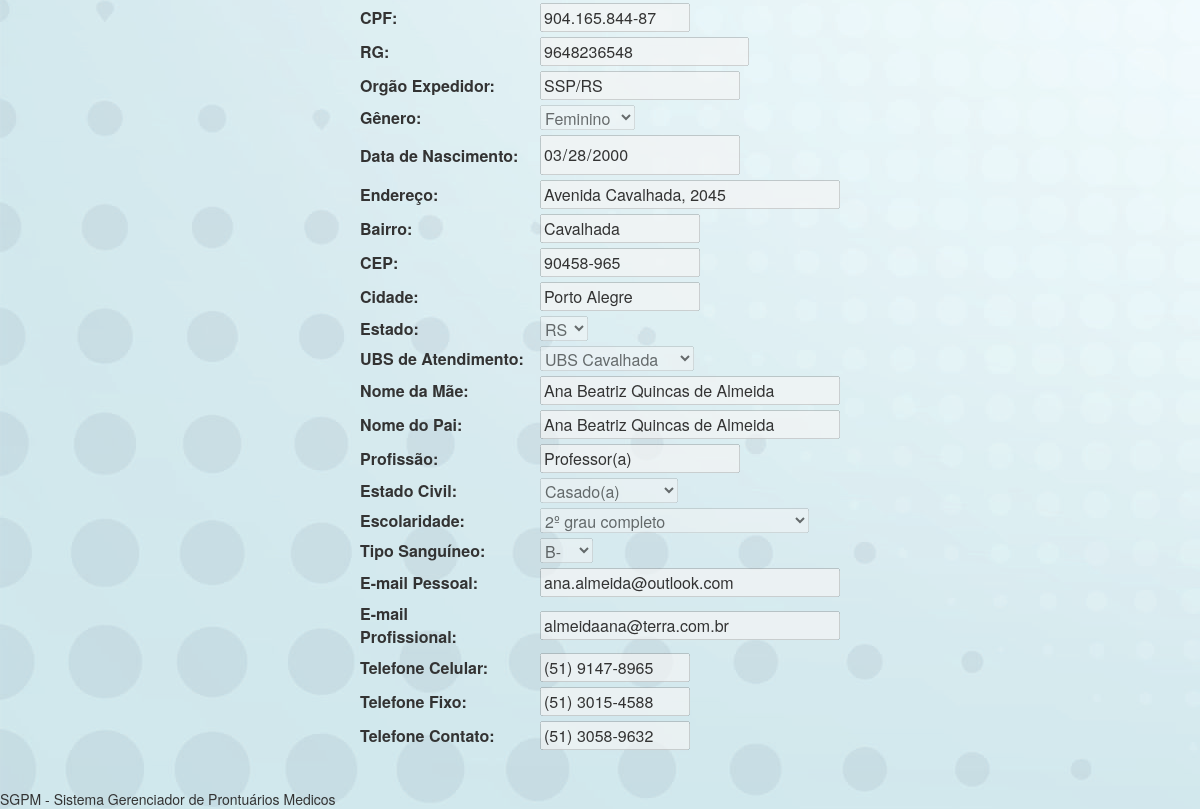
Page /formPaciente.php?id=121&detalhes=1 (signed in, lower part) on the earlier database version.
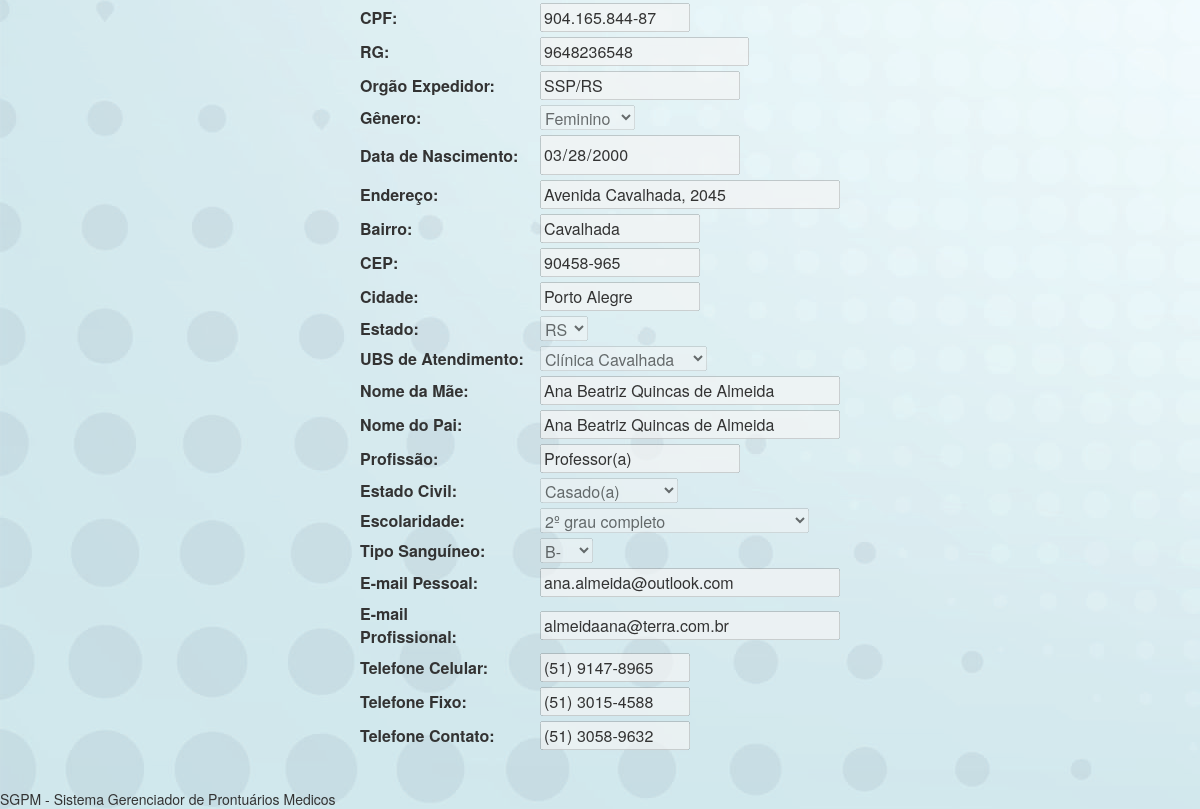
Same page on the later database version.
### tables this page shows
CREATE TABLE IF NOT EXISTS `paciente` (
  `id_paciente` int(4) NOT NULL AUTO_INCREMENT,
  `nome_paciente` varchar(50) NOT NULL,
  `cpf` varchar(14) NOT NULL,
  `rg` varchar(50) NOT NULL,
  `org_exp` varchar(30) NOT NULL,
  `data_nasc` date NOT NULL,
  `endereco` varchar(50) NOT NULL,
  `bairro` varchar(30) NOT NULL,
  `cep` varchar(50) NOT NULL,
  `cidade` varchar(30) NOT NULL,
  `nome_mae` varchar(50) NOT NULL,
  `nome_pai` varchar(50) NOT NULL,
  `profissao` varchar(30) NOT NULL,
  `email_pessoal` varchar(50) NOT NULL,
  `email_prof` varchar(50) NOT NULL,
  `tel_cel` varchar(30) NOT NULL,
  `tel_fixo` varchar(30) NOT NULL,
  `tel_contato` varchar(30) NOT NULL,
  `id_genero` int(15) NOT NULL,
  `id_estado` int(15) NOT NULL,
  `id_ubs` int(15) NOT NULL,
  `id_estado_civil` int(15) NOT NULL,
  `id_escolaridade` int(15) NOT NULL,
  `id_tipo_sanguineo` int(15) NOT NULL,
  PRIMARY KEY (`id_paciente`),
  UNIQUE KEY `cpf` (`cpf`),
  UNIQUE KEY `rg` (`rg`),
  KEY `id_paciente` (`id_paciente`),
  KEY `id_tipo_sanguineo` (`id_tipo_sanguineo`),
  KEY `id_genero` (`id_genero`),
  KEY `id_estado` (`id_estado`),
  KEY `id_ubs` (`id_ubs`),
  KEY `id_estado_civil` (`id_estado_civil`),
  KEY `id_escolaridade` (`id_escolaridade`)
);

CREATE TABLE IF NOT EXISTS `ubs` (
  `id_ubs` int(5) NOT NULL AUTO_INCREMENT,
  `ubs_atendimento` varchar(50) NOT NULL,
  `endereco` varchar(50) DEFAULT NULL,
  `telefone` int(10) DEFAULT NULL,
  `data_insercao` date DEFAULT NULL,
  `data_alteracao` date DEFAULT NULL,
  `data_desativacao` date DEFAULT NULL,
  PRIMARY KEY (`id_ubs`),
  UNIQUE KEY `id_ubs` (`id_ubs`)
);

CREATE TABLE IF NOT EXISTS `genero` (
  `id_genero` int(15) NOT NULL AUTO_INCREMENT,
  `nome_genero` varchar(10) NOT NULL,
  PRIMARY KEY (`id_genero`)
);

CREATE TABLE IF NOT EXISTS `estado` (
  `id_estado` int(15) NOT NULL AUTO_INCREMENT,
  `sigla_estado` varchar(50) NOT NULL DEFAULT '0',
  `estado` varchar(50) DEFAULT NULL,
  KEY `id_estado` (`id_estado`)
);

CREATE TABLE IF NOT EXISTS `estado_civil` (
  `id_estado_civil` int(15) NOT NULL AUTO_INCREMENT,
  `estado_civil` varchar(50) NOT NULL,
  KEY `id_estado_civil` (`id_estado_civil`)
);

CREATE TABLE IF NOT EXISTS `escolaridade` (
  `id_escolaridade` int(11) NOT NULL AUTO_INCREMENT,
  `escolaridade` varchar(50) DEFAULT '0',
  KEY `id_escolaridade` (`id_escolaridade`)
);

CREATE TABLE IF NOT EXISTS `tipo_sanguineo` (
  `id_tipo_sanguineo` int(15) NOT NULL AUTO_INCREMENT,
  `tipo_sanguineo` varchar(50) DEFAULT NULL,
  KEY `id_tipo_sanguineo` (`id_tipo_sanguineo`)
);

### formPaciente.php (the view, shortened to what the changed rows need)
<?php include ('includes/cabecalho.php')?>
<?php include ('includes/menuBack.php')?>
<?php
if (isset ( $_GET ['id'] )) {
	$con = mysqli_connect ( "localhost", "root", "", "sgpm" );
	mysqli_set_charset ( $con, "utf8" );
	$query = mysqli_query ( $con, "SELECT * FROM paciente WHERE id_paciente = {$_GET['id']} " );
	$dadosPaciente = mysqli_fetch_array ( $query );
}
$con = mysqli_connect ( "localhost", "root", "", "sgpm" );
mysqli_set_charset ( $con, "utf8" );
$queryGenero = mysqli_query ( $con, "SELECT * FROM genero" );
$queryUBS = mysqli_query ( $con, "SELECT * FROM ubs" );
$queryEstadoCivil = mysqli_query ( $con, "SELECT * FROM estado_civil" );
$queryEscolaridade = mysqli_query ( $con, "SELECT * FROM escolaridade" );
$queryTipoSanguineo = mysqli_query ( $con, "SELECT * FROM tipo_sanguineo" );
$queryEstado = mysqli_query ( $con, "select * from estado order by sigla_estado asc" );
?>
<div class="divTudoFormPaciente">
	<center>
		<div id="formAlteraPaciente">
			<div class="content-dataTable" style="width: 40%; margin: 0 auto">
				<form method="POST">
					<table width="100%">
						<tr>
							<td><input style="width: 150px; margin-bottom: 5px;" type="text"
								name="cpf" class="cpf" id="cpf" maxlength="11"
								value="<?php
								if (isset ( $dadosPaciente ['cpf'] )) {
									echo $dadosPaciente ['cpf'];
								}
								?>" /></td>
						</tr>
						<tr>
							<td><input style="margin-bottom: 5px;" ; type="text" name="rg"
								id="rg" maxlength="10"
								value="<?php
								if (isset ( $dadosPaciente ['rg'] )) {
									echo $dadosPaciente ['rg'];
								}
								?>" /></td>
						</tr>
						<tr>
							<td><input style="width: 200px; margin-bottom: 5px;" type="text"
								name="org_exp" id="org_exp" maxlength="30"
								value="<?php
								if (isset ( $dadosPaciente ['org_exp'] )) {
									echo $dadosPaciente ['org_exp'];
								}
								?>" /></td>
						</tr>
						<tr>
							<td><select name="id_genero" id="id_genero"
								style="margin-bottom: 5px;">
										<?php while ($linhaGenero = mysqli_fetch_array($queryGenero)): ?>
									<option
										<?php if (isset($dadosPaciente['id_genero']) && $dadosPaciente['id_genero'] == $linhaGenero['id_genero']) : ?>
										selected <?php endif; ?>
										value="<?php echo $linhaGenero['id_genero']; ?>"><?php echo $linhaGenero['nome_genero']; ?></option>
                                                            <?php endwhile; ?></select></td>
						</tr>
						<tr>
							<td><input style="width: 200px; margin-bottom: 5px;" type="date"
								name="data_nasc" id="data_nasc" maxlength="10"
								value="<?php
								if (isset ( $dadosPaciente ['data_nasc'] )) {
									echo $dadosPaciente ['data_nasc'];
								}
								?>" /></td>
						</tr>
						<tr>
							<td><input style="width: 300px; margin-bottom: 5px;" type="text"
								name="endereco" id="endereco" maxlength="100"
								value="<?php
								if (isset ( $dadosPaciente ['endereco'] )) {
									echo $dadosPaciente ['endereco'];
								}
								?>" /></td>
						</tr>
						<tr>
							<td><input style="width: 160px; margin-bottom: 5px;" type="text"
								name="bairro" id="bairro" maxlength="30"
								value="<?php
								if (isset ( $dadosPaciente ['bairro'] )) {
									echo $dadosPaciente ['bairro'];
								}
								?>" /></td>
						</tr>
						<tr>
							<td><input style="width: 160px; margin-bottom: 5px;" type="text"
								name="cep" class="cep" id="cep" maxlength="9"
								value="<?php
								if (isset ( $dadosPaciente ['cep'] )) {
									echo $dadosPaciente ['cep'];
								}
								?>" /></td>
						</tr>
						<tr>
							<td><input style="width: 160px; margin-bottom: 5px;" type="text"
								name="cidade" id="cidade" maxlength="30"
								value="<?php
								if (isset ( $dadosPaciente ['cidade'] )) {
									echo $dadosPaciente ['cidade'];
								}
								?>" /></td>
						</tr>
						<tr>
							<td><select name="id_estado" id="id_estado"
								style="margin-bottom: 5px;">
                                                            <?php while ($linhaEstado = mysqli_fetch_array($queryEstado)): ?>
                                                                <option
										<?php if (isset($dadosPaciente['id_estado']) && $dadosPaciente['id_estado'] == $linhaEstado['id_estado']) : ?>
										selected <?php endif; ?>
										value="<?php echo $linhaEstado['id_estado']; ?>"><?php echo $linhaEstado['sigla_estado']; ?></option>
                                                            <?php endwhile; ?></select></td>
						</tr>
						<tr>
							<td><select name="id_ubs" id="id_ubs" style="margin-bottom: 5px;">
                                                            <?php while ($linhaUBS = mysqli_fetch_array($queryUBS)): ?>
                                                                <option
										<?php if (isset($dadosPaciente['id_ubs']) && $dadosPaciente['id_ubs'] == $linhaUBS['id_ubs']) : ?>
										selected <?php endif; ?>
										value="<?php echo $linhaUBS['id_ubs']; ?>"><?php echo $linhaUBS['ubs_atendimento']; ?></option>
                                                            <?php endwhile; ?></select></td>
						</tr>
						<tr>
							<td><input style="width: 300px; margin-bottom: 5px;" type="text"
								name="nome_mae" id="nome_mae" maxlength="50"
								value="<?php
								if (isset ( $dadosPaciente ['nome_mae'] )) {
									echo $dadosPaciente ['nome_mae'];
								}
								?>" /></td>
						</tr>
						<tr>
							<td><input style="width: 300px; margin-bottom: 5px;" type="text"
								name="nome_pai" id="nome_pai" maxlength="50"
								value="<?php
								if (isset ( $dadosPaciente ['nome_pai'] )) {
									echo $dadosPaciente ['nome_pai'];
								}
								?>" /></td>
						</tr>
						<tr>
							<td><input style="width: 200px; margin-bottom: 5px;" type="text"
								name="profissao" id="profissao" maxlength="50"
								value="<?php
								if (isset ( $dadosPaciente ['profissao'] )) {
									echo $dadosPaciente ['profissao'];
								}
								?>" /></td>
						</tr>
						<tr>
							<td><select name="id_estado_civil" id="id_estado_civil"
								style="margin-bottom: 5px;">
                                                            <?php while ($linhaEstadoCivil = mysqli_fetch_array($queryEstadoCivil)): ?>
                                                                <option
										<?php if (isset($dadosPaciente['id_estado_civil']) && $dadosPaciente['id_estado_civil'] == $linhaEstadoCivil['id_estado_civil']) : ?>
										selected <?php endif; ?>
										value="<?php echo $linhaEstadoCivil['id_estado_civil']; ?>"><?php echo $linhaEstadoCivil['estado_civil']; ?></option>
                                                            <?php endwhile; ?></select></td>
						</tr>
						<tr>
							<td><select name="id_escolaridade" id="id_escolaridade"
								style="margin-bottom: 5px;">
                                                            <?php while ($linhaEscolaridade = mysqli_fetch_array($queryEscolaridade)): ?>
                                                                <option
										<?php if (isset($dadosPaciente['id_escolaridade']) && $dadosPaciente['id_escolaridade'] == $linhaEscolaridade['id_escolaridade']) : ?>
										selected <?php endif; ?>
										value="<?php echo $linhaEscolaridade['id_escolaridade']; ?>"><?php echo $linhaEscolaridade['escolaridade']; ?></option>
                                                            <?php endwhile; ?></select></td>
						</tr>
						<tr>
							<td><select name="id_tipo_sanguineo" id="id_tipo_sanguineo"
								style="margin-bottom: 5px;">
                                                            <?php while ($linhaTipoSanguineo = mysqli_fetch_array($queryTipoSanguineo)): ?>
                                                                <option
										<?php if (isset($dadosPaciente['id_tipo_sanguineo']) && $dadosPaciente['id_tipo_sanguineo'] == $linhaTipoSanguineo['id_tipo_sanguineo']) : ?>
										selected <?php endif; ?>
										value="<?php echo $linhaTipoSanguineo['id_tipo_sanguineo']; ?>"><?php echo $linhaTipoSanguineo['tipo_sanguineo']; ?></option>
                                                            <?php endwhile; ?></select></td>
						</tr>
						<tr>
							<td><input style="width: 300px; margin-bottom: 5px;" type="text"
								name="email_pessoal" id="email_pessoal" maxlength="50"
								value="<?php
								if (isset ( $dadosPaciente ['email_pessoal'] )) {
									echo $dadosPaciente ['email_pessoal'];
								}
								?>" /></td>
						</tr>
						<tr>
							<td><input style="width: 300px; margin-bottom: 5px;" type="text"
								name="email_prof" id="email_pessoal" maxlength="50"
								value="<?php
								if (isset ( $dadosPaciente ['email_prof'] )) {
									echo $dadosPaciente ['email_prof'];
								}
								?>" /></td>
						</tr>
						<tr>
							<td><input style="width: 150px; margin-bottom: 5px;" type="text"
								name="tel_cel" class="telefone" id="tel_cel" maxlength="15"
								value="<?php
								if (isset ( $dadosPaciente ['tel_cel'] )) {
									echo $dadosPaciente ['tel_cel'];
								}
								?>" /></td>
						</tr>
						<tr>
							<td><input style="width: 150px; margin-bottom: 5px;" type="text"
								name="tel_fixo" class="telefone" id="tel_cel" maxlength="15"
								value="<?php
								if (isset ( $dadosPaciente ['tel_fixo'] )) {
									echo $dadosPaciente ['tel_fixo'];
								}
								?>" /></td>
						</tr>
						<tr>
							<td><input style="width: 150px; margin-bottom: 5px;" type="text"
								name="tel_contato" class="telefone" id="tel_contato"
								maxlength="15"
								value="<?php
								if (isset ( $dadosPaciente ['tel_contato'] )) {
									echo $dadosPaciente ['tel_contato'];
								}
								?>" /></td>
						</tr>
					</table>
					<br>
				</form>
			</div>
		</div>
	</center>
</div>
<?php include ('includes/rodape.php')?>

Differences in the rows shown:
changed through a linked row, paciente "SSP/RS": id_ubs "UBS Cavalhada" → "Clínica Cavalhada"
